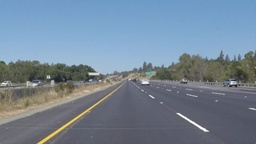
#> input picture Jotang-ml-task2/test.jpg, 256 x 144 px, shrunk from 960 x 540 before the run
$ python conv_experiment.py
#> lines starting #> are read from the running program, lines starting #| are printed output that depends on the picture
### Jotang-ml-task2/numpy_conv.py
import numpy as np

def conv2d_numpy(image: np.ndarray, kernel: np.ndarray, padding="same", stride=1):
    """
    手写2D卷积
    :param image: 输入图像数组
        灰度图：shape [H, W]
        RGB图：shape [H, W, C]
    :param kernel: 卷积核 [Kh, Kw]
    :param padding: "same" / "valid"
    :param stride: 步长
    :return: 卷积输出，和输入维度保持一致（RGB输出每个通道单独卷积）
    """
    kh, kw = kernel.shape
    # 判断是灰度还是彩色
    if len(image.shape) == 3:
        h, w, c = image.shape
    else:
        h, w = image.shape
        c = 1
        image = image[..., None]  # 增加通道维度 [H,W,1]

    # 计算padding大小
    if padding == "same":
        pad_h = (kh - 1) // 2
        pad_w = (kw - 1) // 2
    elif padding == "valid":
        pad_h = 0
        pad_w = 0
    else:
        raise ValueError("padding只能是 same 或 valid")

    # 对图像边缘填充0
    img_pad = np.pad(image, ((pad_h, pad_h), (pad_w, pad_w), (0, 0)), mode="constant")

    # 输出尺寸计算公式
    out_h = int(np.floor((h + 2 * pad_h - kh) / stride + 1))
    out_w = int(np.floor((w + 2 * pad_w - kw) / stride + 1))
    output = np.zeros((out_h, out_w, c), dtype=np.float32)

    # 滑动窗口遍历
    for ci in range(c):
        for y_out in range(out_h):
            for x_out in range(out_w):
                # 当前窗口在填充图上的坐标
                y_start = y_out * stride
                y_end = y_start + kh
                x_start = x_out * stride
                x_end = x_start + kw
                patch = img_pad[y_start:y_end, x_start:x_end, ci]
                # 对应位置相乘，求和
                output[y_out, x_out, ci] = np.sum(patch * kernel)

    # 如果原始是单通道灰度，去掉通道维度
    if c == 1:
        output = output.squeeze(-1)
    return output


def clip_and_convert(img_float: np.ndarray):
    """
    卷积后数值可能超出0~255，归一化裁剪，转uint8用于保存图片
    策略：先clip到0~255，再转整数
    """
    img_clipped = np.clip(img_float, 0, 255)
    return img_clipped.astype(np.uint8)


# [18 lines that do not run on import are left out]

### Jotang-ml-task2/conv_experiment.py
from PIL import Image
import numpy as np
import matplotlib.pyplot as plt
from numpy_conv import conv2d_numpy, clip_and_convert

def gaussian_kernel_5x5(sigma=1):
    """生成5×5高斯卷积核"""
    ax = np.arange(-2, 3)
    xx, yy = np.meshgrid(ax, ax)
    kernel = np.exp(-(xx**2 + yy**2)/(2*sigma**2))
    kernel = kernel / np.sum(kernel)
    return kernel

def main():
    # 读取图片，转为HWC numpy数组 float
    img_pil = Image.open("test.jpg").convert("RGB")
#> img_pil is the input picture: PIL image 256x144 RGB; mean R, G, B 116.5, 133.6, 150.8
    img_rgb = np.array(img_pil, dtype=np.float32)

    # ========= 定义4组卷积核 =========
    kernel_mean3 = np.ones((3,3)) / 9.0                      # 3x3均值模糊
    kernel_gauss5 = gaussian_kernel_5x5(sigma=1)             # 5x5高斯模糊
    kernel_sharp = np.array([[0,-1,0],[-1,5,-1],[0,-1,0]])   # 锐化核
    sobel_x = np.array([[-1,0,1],[-2,0,2],[-1,0,1]])         # Sobel X 水平边缘
    sobel_y = np.array([[-1,-2,-1],[0,0,0],[1,2,1]])         # Sobel Y 垂直边缘

    # ========= same padding 实验 =========
    print("正在计算 same padding 结果")
    out_mean_same = conv2d_numpy(img_rgb, kernel_mean3, padding="same")
    out_gauss_same = conv2d_numpy(img_rgb, kernel_gauss5, padding="same")
#> call 2 of conv2d_numpy, with kernel = array of shape (5, 5), padding = 'same', stride = 1
#> in conv2d_numpy (call 2), `img_pad = np.pad(image, ((pad_h, pad_h), (pad_w, pad_w), (0, 0)), mode..`:
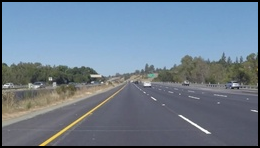
#> img_pad: shape (148, 260, 3) float32; mean R, G, B 111.6, 128, 144.4
    out_sharp_same = conv2d_numpy(img_rgb, kernel_sharp, padding="same")
#> call 3 of conv2d_numpy, with kernel = array of shape (3, 3), padding = 'same', stride = 1
#> after the loop in conv2d_numpy (call 3), `for ci in range(c):`:
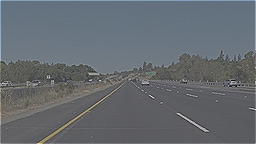
#> output: shape (144, 256, 3) float32; mean R, G, B 118.8, 136.3, 154; drawn with min black and max white
    out_sobelx = conv2d_numpy(img_rgb, sobel_x, padding="same")
#> call 4 of conv2d_numpy, with kernel = array of shape (3, 3), padding = 'same', stride = 1
#> after the loop in conv2d_numpy (call 4), `for ci in range(c):`:
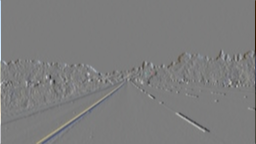
#> output: shape (144, 256, 3) float32; mean R, G, B -0.3, -0.3, -0.2; drawn with min black and max white
    out_sobely = conv2d_numpy(img_rgb, sobel_y, padding="same")
#> after the loop in conv2d_numpy (call 5), `for ci in range(c):`:
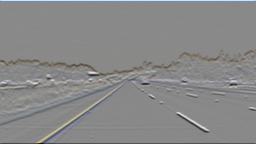
#> output: shape (144, 256, 3) float32; mean R, G, B -0.5, -1.7, -2.6; drawn with min black and max white
    out_sobel_combine = np.sqrt(out_sobelx**2 + out_sobely**2)
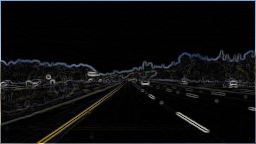
#> out_sobel_combine: shape (144, 256, 3) float32; mean R, G, B 47.2, 47.9, 50.4; drawn with min black and max white

    # ========= valid padding 实验 =========
    print("正在计算 valid padding 结果")
    out_mean_valid = conv2d_numpy(img_rgb, kernel_mean3, padding="valid")
#> after the loop in conv2d_numpy (call 6), `for ci in range(c):`:
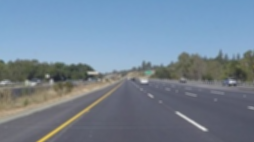
#> output: shape (142, 254, 3) float32; mean R, G, B 116.7, 133.8, 150.8

    # ========= 可视化 =========
    plt.figure(figsize=(16, 9))
    plt.subplot(2,3,1)
    plt.title("Original")
    plt.imshow(img_rgb.astype(np.uint8))
    plt.axis("off")

    plt.subplot(2,3,2)
    plt.title("Mean Blur 3x3 same")
    plt.imshow(clip_and_convert(out_mean_same))
    plt.axis("off")

    plt.subplot(2,3,3)
    plt.title("Gaussian Blur 5x5 same")
    plt.imshow(clip_and_convert(out_gauss_same))
    plt.axis("off")

    plt.subplot(2,3,4)
    plt.title("Sharpen same")
    plt.imshow(clip_and_convert(out_sharp_same))
    plt.axis("off")

    plt.subplot(2,3,5)
    plt.title("Sobel combined edge")
    plt.imshow(clip_and_convert(out_sobel_combine))
#> in clip_and_convert (call 4), `img_clipped = np.clip(img_float, 0, 255)`:
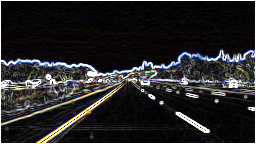
#> img_clipped: shape (144, 256, 3) float32; mean R, G, B 40.4, 39.5, 40.3
    plt.axis("off")

    plt.subplot(2,3,6)
    plt.title("Mean Blur valid")
    plt.imshow(clip_and_convert(out_mean_valid))
    plt.axis("off")

    plt.tight_layout()
    plt.savefig("conv_result.png", dpi=150)
    plt.show()

    # ========= 输出尺寸关系 =========
    print(f"\n原图HWC shape: {img_rgb.shape}")
#| 原图HWC shape: (144, 256, 3)
    print(f"same均值输出shape: {out_mean_same.shape}")
#| same均值输出shape: (144, 256, 3)
    print(f"valid均值输出shape: {out_mean_valid.shape}")
#| valid均值输出shape: (142, 254, 3)

if __name__ == "__main__":
    main()
